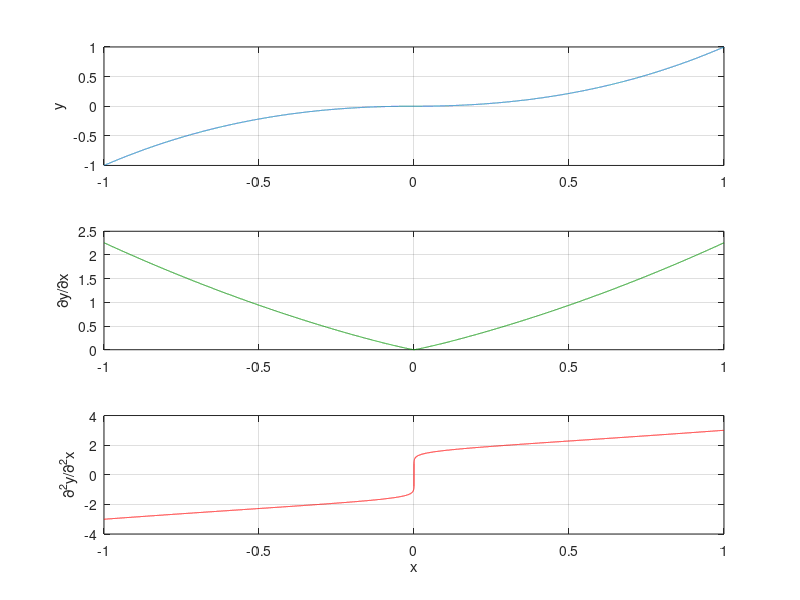

Source code (MATLAB):
clc, clear variables
%%

alpha = 0.3;
beta = 1.1;
scale = 1.0 / (exp(1)^alpha - 1.0);

x = (-1.0:1e-4:1.0).';
y = zeros(size(x));
for i = 1:length(x)
    x_abs  = abs(x(i));
    x_sign = sign(x(i));
    y(i) = scale * x_sign * (exp(x_abs)^alpha - 1.0) * x_abs^beta;
end

figure(1)
subplot(311)
plot(x, y), grid on
ylabel('y')
subplot(312)
plot(x(2:end), diff(y) ./ diff(x), 'color', [0 0.5 0]), grid on
ylabel('\partialy/\partialx')
subplot(313)
plot(x(2:end-1), diff(diff(y) ./ diff(x)) ./ diff(x(2:end)), 'r'), grid on
ylabel('\partial^2y/\partial^2x'), xlabel('x')